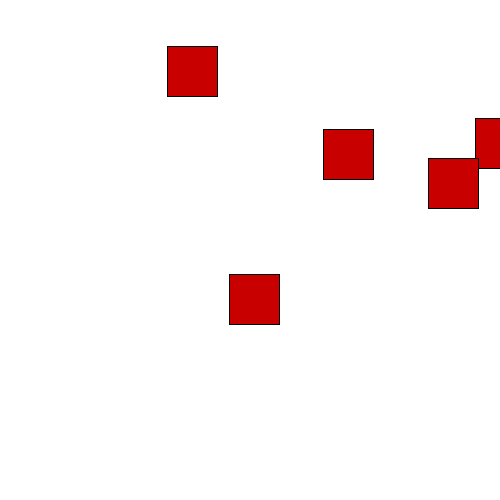
Frame 1 (no input)
Frame 60 (the mouse pressed at the canvas centre just before this capture): identical to frame 1, image omitted
Frame 120 (the mouse held since frame 60 and released just before this capture): identical to frame 1, image omitted

The Processing sketch that drew this single still picture (run headless with seeded random() and noise(); from frame 60 on, the mouse is pressed at the canvas centre):

// Processing sketch: exerc13b
// ── exerc13b.pde
Block[] blocks;

void setup() {
  size(500, 500);
  blocks = new Block[5];
  blocks[0] = new Block(random(width), random(height));
  blocks[1] = new Block(random(width), random(height));
  blocks[2] = new Block(random(width), random(height));
  blocks[3] = new Block(random(width), random(height));
  blocks[4] = new Block(random(width), random(height));
}

void draw() {
  background(255);
  blocks[0].desenha();
  blocks[1].desenha();
  blocks[2].desenha();
  blocks[3].desenha();
  blocks[4].desenha();
}

void mouseReleased() {
  if (mouseX > blocks[0].posX && 
    mouseX < blocks[0].posX+blocks[0].size && 
    mouseY > blocks[0].posY && 
    mouseY < blocks[0].posY+blocks[0].size) {
    if(blocks[0].active == false) blocks[0].active = true;
    else blocks[0].active = false;
  }
  
  if (mouseX > blocks[1].posX && 
    mouseX < blocks[1].posX+blocks[1].size && 
    mouseY > blocks[1].posY && 
    mouseY < blocks[1].posY+blocks[1].size) {
    if(blocks[1].active == false) blocks[1].active = true;
    else blocks[1].active = false;
  }
  
  if (mouseX > blocks[2].posX && 
    mouseX < blocks[2].posX+blocks[2].size && 
    mouseY > blocks[2].posY && 
    mouseY < blocks[2].posY+blocks[2].size) {
    if(blocks[2].active == false) blocks[2].active = true;
    else blocks[2].active = false;
  }
  
  if (mouseX > blocks[3].posX && 
    mouseX < blocks[3].posX+blocks[3].size && 
    mouseY > blocks[3].posY && 
    mouseY < blocks[3].posY+blocks[3].size) {
    if(blocks[3].active == false) blocks[3].active = true;
    else blocks[3].active = false;
  }
  
  if (mouseX > blocks[4].posX && 
    mouseX < blocks[4].posX+blocks[4].size && 
    mouseY > blocks[4].posY && 
    mouseY < blocks[4].posY+blocks[4].size) {
    if(blocks[4].active == false) blocks[4].active = true;
    else blocks[4].active = false;
  }
}

// ── Block.pde
class Block {
  float posX, posY;
  float size;
  boolean active;

  Block(float x, float y) {
    posX = x;
    posY = y;
    size = 50;
    active = false;
  }

  void desenha() {
    if (active == false) {
      fill(200, 0, 0);
      rect(posX, posY, size, size);
      
    } else {
      fill(0, 200, 0);

      posX = mouseX - size/2;
      posY = mouseY - size/2;
      rect(posX, posY, size, size);
    }
  }
}
